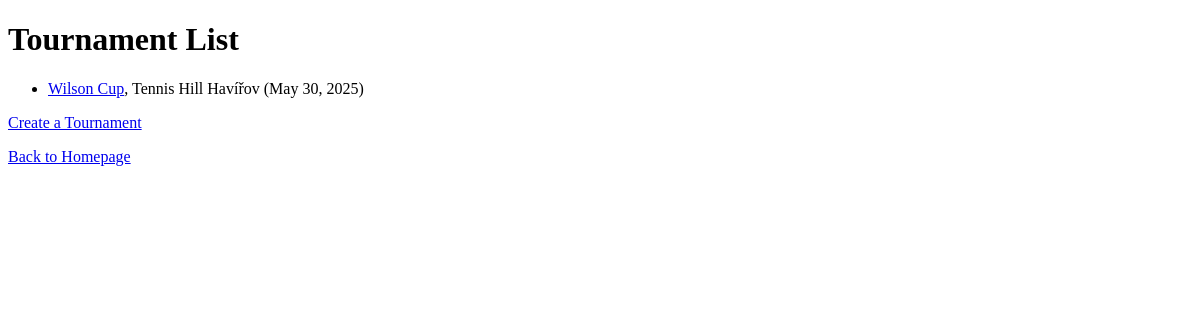
Page /locations/tournaments/ on the earlier database version.
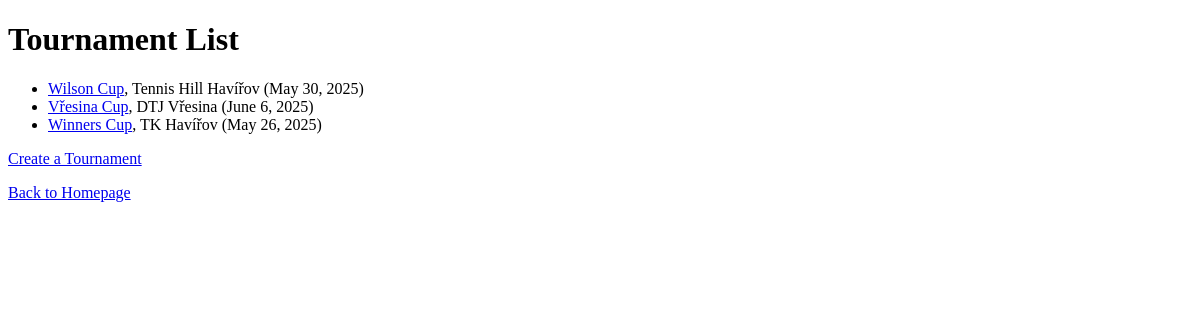
Same page on the later database version.
### rezervace/models.py (models this page shows, shortened)
class Tournament(models.Model):
    location = models.ForeignKey(
        Location,
        on_delete=models.CASCADE,
        related_name="tournaments",
        verbose_name="Location"
    )
    name = models.CharField(max_length=100, verbose_name="Tournament Name")
    date = models.DateField(verbose_name="Date")
    capacity = models.PositiveIntegerField(verbose_name="Capacity")

class Location(models.Model):
    name = models.CharField(max_length=100)  # Název střediska
    address = models.CharField(max_length=255)  # Adresa střediska
    city = models.CharField(max_length=100)  # Město
    clay_courts = models.PositiveIntegerField(default=0)  # Počet antukových kurtů
    grass_courts = models.PositiveIntegerField(default=0)  # Počet travnatých kurtů
    hard_courts = models.PositiveIntegerField(default=0)  # Počet kurtů s tvrdým povrchem

### rezervace/views.py (the view)
# urls.py: path('tournaments/', views.tournament_list, name='tournament_list'),
def tournament_list(request):
    tournaments = Tournament.objects.all()
    return render(request, 'rezervace/tournament_list.html', {'tournaments': tournaments})

### rezervace/templates/rezervace/tournament_list.html (shortened to what this page needs)
<!DOCTYPE html>
<html>
<head>
</head>
<body>
    <h1>Tournament List</h1>
    <ul>
        {% for tournament in tournaments %}
        <li>
            <a href="{% url 'tournament_detail' tournament.pk %}">{{ tournament.name }}</a>,
            {{ tournament.location.name }} ({{ tournament.date }})
        </li>
        {% endfor %}
    </ul>
    <p>
        <a href="{% url 'create_tournament' %}">Create a Tournament</a>
    </p>
    <p>
        <a href="{% url 'homepage' %}">Back to Homepage</a>
    </p>
</body>
</html>

Differences in the rows shown:
added Tournament: name "Vřesina Cup", location.name "DTJ Vřesina", date "June 6, 2025"
added Tournament: name "Winners Cup", location.name "TK Havířov", date "May 26, 2025"
